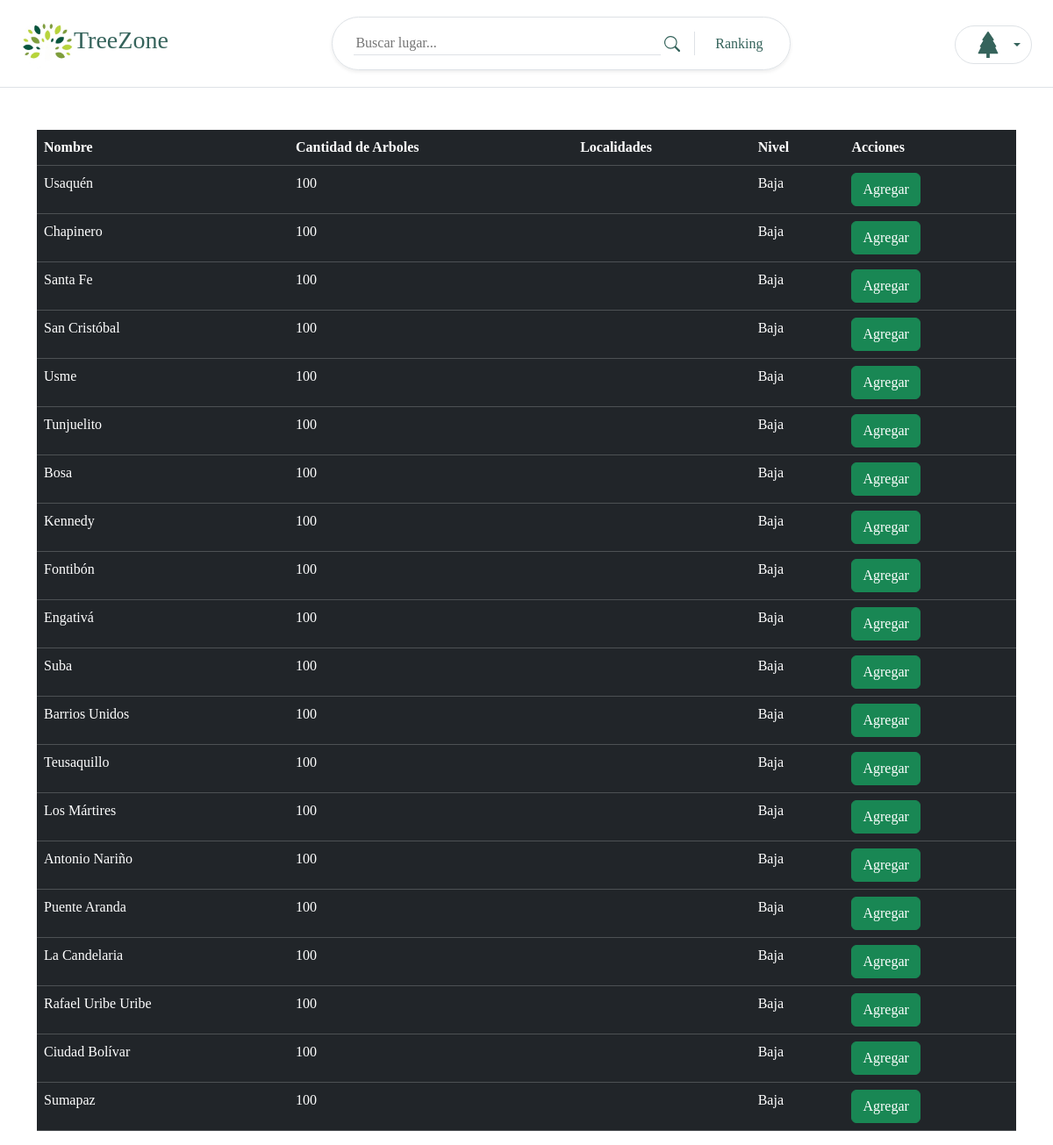
The app's page /scripts/favorites/create.php (signed in) with its own data.
### tables this page shows
CREATE TABLE `sectors` (
  `id` int(11) NOT NULL,
  `name` varchar(255) NOT NULL,
  `amount_trees` int(11) NOT NULL,
  `length` varchar(10) NOT NULL,
  `latlng` varchar(10) NOT NULL,
  `id_airs` int(11) NOT NULL
);

CREATE TABLE `airs` (
  `id` int(11) NOT NULL,
  `level` varchar(11) NOT NULL
);

### scripts/user.php (called while the page is built, shortened)
<?php
class user{
    public static function encontrarUsuario($id){
        $conexion = new Conexion();
        $sql = "SELECT * FROM users WHERE id = '$id'";
        $stmt = $conexion->prepare($sql);
        $stmt->execute();
        if ($stmt != null) {
                while ($fila= $stmt->fetchAll()) {
                    $usuario[] =$fila;
                }
                return $usuario[0];
        }else{
            return false;
        }
    }
}
?>

### scripts/sectors/sector.php (called while the page is built, shortened)
<?php
class sector{
    public static function all(){
            $conexion = new Conexion();
            $consulta = $conexion->prepare('SELECT sectors.*, airs.level FROM `sectors` INNER JOIN airs ON airs.id = sectors.id_airs;');
            $consulta->execute();
            $airs = $consulta->fetchAll();
            return $airs;
    }
}
?>

### scripts/favorites/create.php (the view, shortened to what this page needs)
<?php
include '../sectors/sector.php';
include '../user.php';
$id = $_SESSION['id'];
$usuario = user::encontrarUsuario($id);
if (!$usuario == null) {
$sectors = sector::all();
?>
<!DOCTYPE html>
<html lang="en">
<head>
    <link rel="stylesheet" href="../styles/styles.css">
    <link rel="stylesheet" href="../styles/main.css">
    <link href="https://cdn.jsdelivr.net/npm/bootstrap@5.3.1/dist/css/bootstrap.min.css" rel="stylesheet">
    <link href="https://db.onlinewebfonts.com/c/85a73fc9e7be7b2f8e14a17362711b9f?family=MotoyaExBirch+W6" rel="stylesheet">
    <link href="https://db.onlinewebfonts.com/c/2113f701d3f2c47b990581da409548ae?family=Bio+Sans+W04+Regular" rel="stylesheet">
</head>
<body class="overflow-x-hidden" style="font-family: Bio Sans W04 Regular;">
    <header class="top-0 start-0 w-100 bg-white px-4 py-2 d-flex justify-content-between align-items-center border-bottom" style="height: 100px;">
        <div class="logo d-flex align-items-center">
            <img src="./../../assets/img/TreeZone icon1.jpg " class="rounded-circle" style="width: 60px; height: 60px;">
            <h3 style="font-family: MotoyaExBirch W6; color: #35635b;">TreeZone</h1>
        </div>
        <div class="navbar py-3 px-2 border rounded-pill shadow-sm">
            <nav>
                <span class="navbar__opc d-flex align-items-center">
                    <div class="buscar px-3 border-end">
                        <input type="text" placeholder="Buscar lugar..." class="border-0 border-bottom" style="width: 350px;">
                    </div>
                    <button class="raking px-3 justify-content-center" style="background: none;border: 0; width: 100px; color: #35635b;font-weight:500;" data-bs-toggle="modal" data-bs-target="#ranking">Ranking</button>
                </span>
            </nav>
        </div>
        <div class="contenedor--usuario h-50">
            <div class="usuario dropdown">
                <button class="btn dropdown-toggle border rounded-pill d-flex align-items-center" style="color: #35635b;" type="button" id="dropdownUser" data-bs-toggle="dropdown" aria-haspopup="true" aria-expanded="false">
                </button>
            </div>
        </div>
    </header>
    <div class="container mt-5">
        <div class="table-responsive">
            <table class="table table-dark">
                <thead>
                    <tr>
                        <th scope="col">Nombre</th>
                        <th scope="col">Cantidad de Arboles</th>
                        <th scope="col">Localidades</th>
                        <th scope="col">Nivel</th>
                        <th scope="col">Acciones</th>
                    </tr>
                </thead>
                <tbody>
                    <?php
                    foreach ($sectors as $sector) {
                    ?>
                    <tr class="">
                        <td><?php echo $sector['name'] ?></td>
                        <td><?php echo $sector['amount_trees'] ?></td>
                        <td><?php echo $sector['locality'] ?></td>
                        <td><?php echo $sector['level'] ?></td>
                        <td><form action="add.php" method="post">
                            <input type="submit" value="Agregar" class="btn btn-success">
                        </form></td>
                    </tr>
                    <?php } ?>
                </tbody>
            </table>
        </div>
    </div>
</body>
</html>
<?php
}else{
    die("Debes iniciar Sesion");
}
?>

### records on screen
sectors: name "Usaquén", amount_trees "100", id_airs.level "Baja"
sectors: name "Chapinero", amount_trees "100", id_airs.level "Baja"
sectors: name "Santa Fe", amount_trees "100", id_airs.level "Baja"
sectors: name "San Cristóbal", amount_trees "100", id_airs.level "Baja"
sectors: name "Usme", amount_trees "100", id_airs.level "Baja"
sectors: name "Tunjuelito", amount_trees "100", id_airs.level "Baja"
sectors: name "Bosa", amount_trees "100", id_airs.level "Baja"
sectors: name "Kennedy", amount_trees "100", id_airs.level "Baja"
sectors: name "Fontibón", amount_trees "100", id_airs.level "Baja"
sectors: name "Engativá", amount_trees "100", id_airs.level "Baja"
sectors: name "Suba", amount_trees "100", id_airs.level "Baja"
sectors: name "Barrios Unidos", amount_trees "100", id_airs.level "Baja"
sectors: name "Teusaquillo", amount_trees "100", id_airs.level "Baja"
sectors: name "Los Mártires", amount_trees "100", id_airs.level "Baja"
sectors: name "Antonio Nariño", amount_trees "100", id_airs.level "Baja"
sectors: name "Puente Aranda", amount_trees "100", id_airs.level "Baja"
sectors: name "La Candelaria", amount_trees "100", id_airs.level "Baja"
sectors: name "Rafael Uribe Uribe", amount_trees "100", id_airs.level "Baja"
sectors: name "Ciudad Bolívar", amount_trees "100", id_airs.level "Baja"
sectors: name "Sumapaz", amount_trees "100", id_airs.level "Baja"
